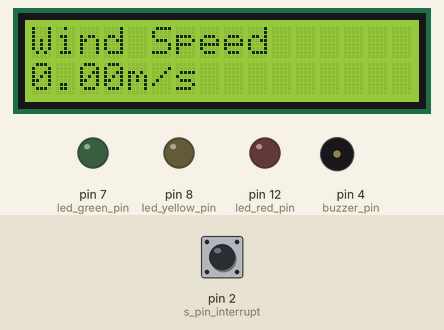
Simulated run of this sketch. Board: Arduino Uno, built with avr-gcc and run on an emulated ATmega328P. On the bench: 16×2 character LCD, output pins drawn as LEDs (lit = HIGH), buzzer (waves = sounding, pin HIGH). The inputs (shaded band) are chosen by the test bench; at power-on: pin 2 (s_pin_interrupt) HIGH. What the sketch prints to the serial monitor is not drawn.

Above: at 4.2 s.
4.3 s: pin 2 (s_pin_interrupt) pulled LOW for 0.15 s
At 5.4 s:
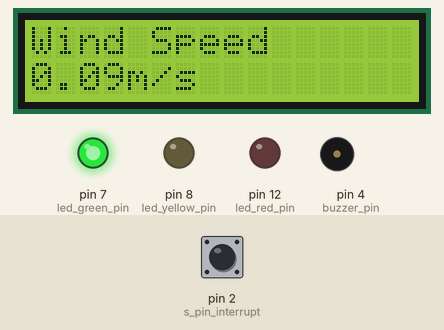
7.4 s: pin 2 (s_pin_interrupt) pulled LOW for 1 s
At 9.9 s:
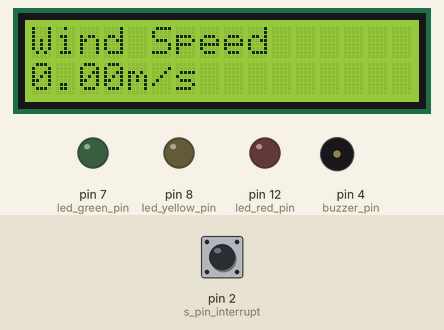
Timing chart, 0 to 11.4 s (numbered marks = the images above; inputs shaded):
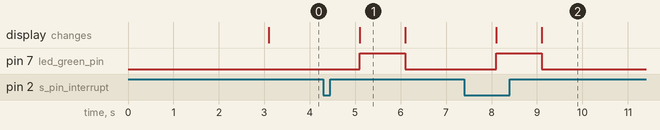

Measured:
- after the input at 4.3 s, pin 7 (led_green_pin): LOW → HIGH after 0.80 s, → LOW 1.0 s later; the display: changes after 0.80 s (image 1)
- after the input at 7.4 s, pin 7 (led_green_pin): LOW → HIGH after 0.71 s, → LOW 1.0 s later; the display: first changes after 0.71 s (image 2 shows a later state)
- what the display in image 1 shows lasts 1.0 s, from 5.1 s to 6.1 s

The sketch:

drr_nato_v1.ino
```cpp
#include <LiquidCrystal_I2C.h>

constexpr int led_green_pin = 7;
constexpr int led_yellow_pin = 8;
constexpr int led_red_pin = 12;
constexpr int buzzer_pin = 4;

bool buzzer_set = false;

namespace drr {
  enum class WarningSign {
    None,
    Green,    // green warning if wind_speed > 0.0
    Yellow,   // yellow warning if wind_speed > 4.0
    Red       // red warning if wind_speed > 6.0
  };

  class Anemometer {
    private:
      static constexpr unsigned long debounce_delay = 1000;  // the debounce time; increase if the output flickers
      static unsigned long s_last_debounce_time;
      static int s_anemo_count;

      static constexpr int s_pin_interrupt = 2;

    public:

      void init() {
        pinMode(s_pin_interrupt, INPUT_PULLUP);// set the interrupt pin
        attachInterrupt(
          digitalPinToInterrupt(s_pin_interrupt),
          +[] { if (digitalRead(s_pin_interrupt) == LOW) s_anemo_count++;  },
          FALLING
        );
      }

      // returns wind speed in m/s
      float get_wind_speed() const {
        return (s_anemo_count * 8.75) / 100;
      }

      // get warning sign
      WarningSign get_warning_sign() const {
        const float ws = get_wind_speed();
        return ws > 6.0 ? WarningSign::Red :
               ws > 4.0 ? WarningSign::Yellow :
               ws > 0.0 ? WarningSign::Green :
                          WarningSign::None;
      }

      template <typename F>
      void invoke_if_measured(F f) {
        if ((millis() - s_last_debounce_time) > debounce_delay) {
          s_last_debounce_time = millis();
          f();
          s_anemo_count = 0;
        }
      }
  };

  static unsigned long Anemometer::s_last_debounce_time = 0;
  static int Anemometer::s_anemo_count = 0;

  void switch_led_warning_sign(WarningSign sign) {
    switch (sign) {
      case WarningSign::None:
        digitalWrite(led_green_pin, LOW);
        digitalWrite(led_yellow_pin, LOW);
        digitalWrite(led_red_pin, LOW);
        break;
      case WarningSign::Green:
        digitalWrite(led_green_pin, HIGH);
        digitalWrite(led_yellow_pin, LOW);
        digitalWrite(led_red_pin, LOW);
        break;
      case WarningSign::Yellow:
        digitalWrite(led_green_pin, LOW);
        digitalWrite(led_yellow_pin, HIGH);
        digitalWrite(led_red_pin, LOW);
        break;
      case WarningSign::Red:
        digitalWrite(led_green_pin, LOW);
        digitalWrite(led_yellow_pin, LOW);
        digitalWrite(led_red_pin, HIGH);
        digitalWrite(buzzer_pin, HIGH);
        buzzer_set = true;
        break;
    }
  }
}

LiquidCrystal_I2C lcd(0x27, 16, 2);  // set the LCD address to 0x3F for a 16 chars and 2 line display
drr::Anemometer anemo;
drr::WarningSign current_sign = drr::WarningSign::None;

void setup() {
  Serial.begin(9600);
  anemo.init();
  pinMode(led_green_pin, OUTPUT);
  pinMode(led_yellow_pin, OUTPUT);
  pinMode(led_red_pin, OUTPUT);
  pinMode(buzzer_pin, OUTPUT);

  lcd.init();
  lcd.clear();
  lcd.backlight();
  lcd.setCursor(3, 0);
  lcd.print("Anemometer");
  delay(3000);
  lcd.clear();
}

void loop() {
  anemo.invoke_if_measured(+[]{
    const float wind_speed = anemo.get_wind_speed();
    const auto  w_sign     = anemo.get_warning_sign();

    lcd.clear();
    lcd.setCursor(0, 0);
    lcd.print("Wind Speed");
    lcd.setCursor(0, 1);
    lcd.print(wind_speed);
    lcd.print("m/s");

    Serial.print(wind_speed);
    Serial.println("m/s");

    // switch LED pins
    if (w_sign != current_sign) {
      drr::switch_led_warning_sign(w_sign);
      current_sign = w_sign;
    }
  });
  delay(1);

  if (buzzer_set) {
    delay(1000);
    digitalWrite(buzzer_pin, LOW);
    buzzer_set = false;
  }

}
```
